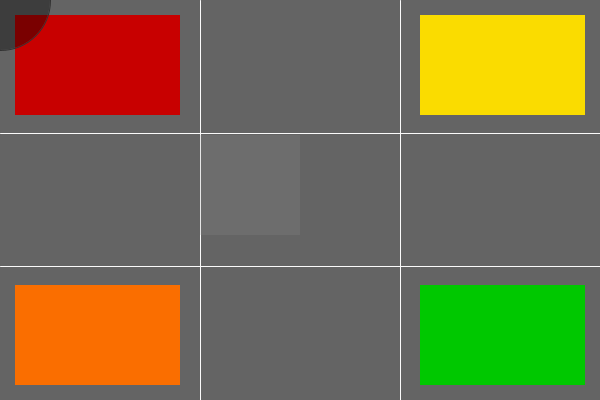
Frame 1 (no input)
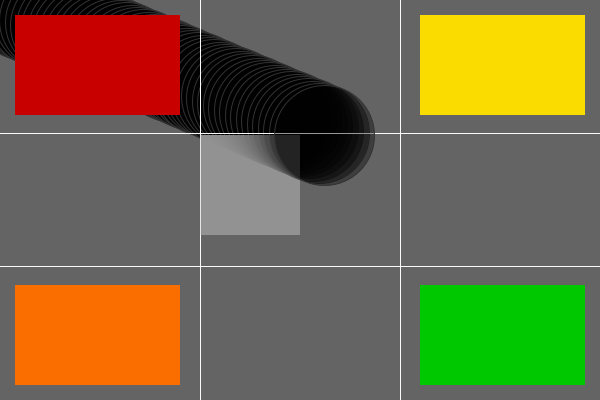
Frame 60 (the mouse pressed at the canvas centre just before this capture)
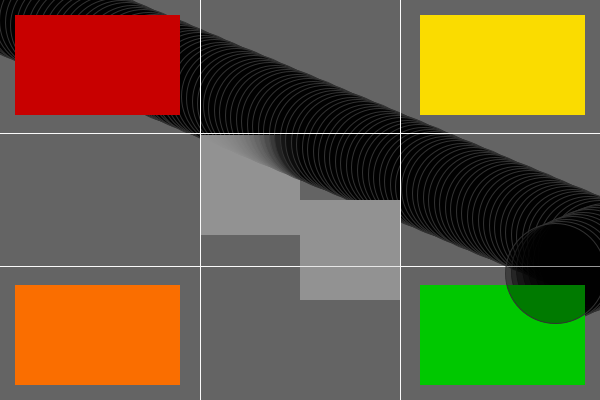
Frame 120 (the mouse held since frame 60 and released just before this capture)

The Processing sketch that drew these frames (run headless with seeded random() and noise(); from frame 60 on, the mouse is pressed at the canvas centre):

// Processing sketch: f18_magd150_lab03_Chapman_Sykes
// ── f18_magd150_lab03_Chapman_Sykes.pde
/*Angelica Chapman-Sykes
MAGD 150 LAB 3
Due: 9/30/2018 */


float x = 0;
float y = 0;
float xspeed = min(5.5,8); //sets xspeed to 5
float yspeed = max(1.5,2.3); //sets yspeed to 2.3

void setup(){
size(600, 400);
background(100);
frameRate(30);
}

void draw(){
// Print out the dimensions of the window
println("width: " + width); // 500
println("height: " + height); // 300
println("Random thought...Dogs are better than cats!");

//Create a 3 by 3 grid
stroke(250, 250, 250);
line(0, height/ 3.0, width, height/ 3.0);
line(0, height * 2 / 3.0, width, height * 2 / 3.0);
line(width / 3.0, 0, width / 3.0, height);
line(width * 2 / 3.0, 0, width * 2 / 3.0, height);

noStroke();
//red rect
  fill (200,0,0);
  rect(15, 15, 165, 100);

//orange rect
  fill (250,110, 0);
  rect(15, 285, 165,100);
  
//yellow rect
  fill(250, 220, 0);
  rect( 420, 15, 165, 100);
  
//green rect
  fill(0, 200, 0);
  rect(420, 285, 165,100);
  
// WHITE moving rect with a constrain
  fill(150, 150, 150, 50);
  float mx = constrain(mouseX, 200, 300); 
  float my = constrain(mouseY, 135, 300);
  rect(mx, my, 100, 100);


// Create a bouncing ball
  stroke(50);
  fill(0,100);
  ellipse(x, y, 100, 100);
  
  x = x + xspeed;
  y = y + yspeed;
  
  if (x > width || x < 0){
    xspeed = xspeed * -1;
  }
  if (y > height || y < 0) {
    yspeed = yspeed * -1;
  }
}
